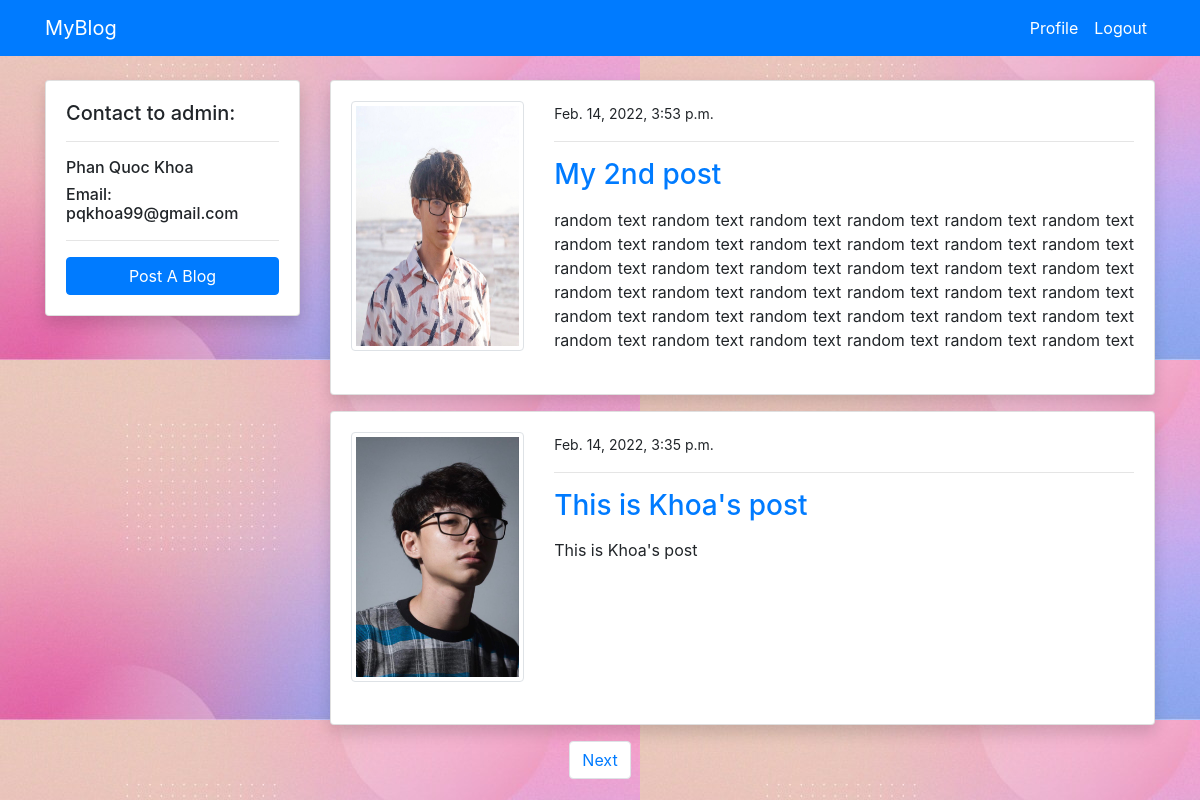
/blog/ (signed in), run on an earlier commit of the app's database.
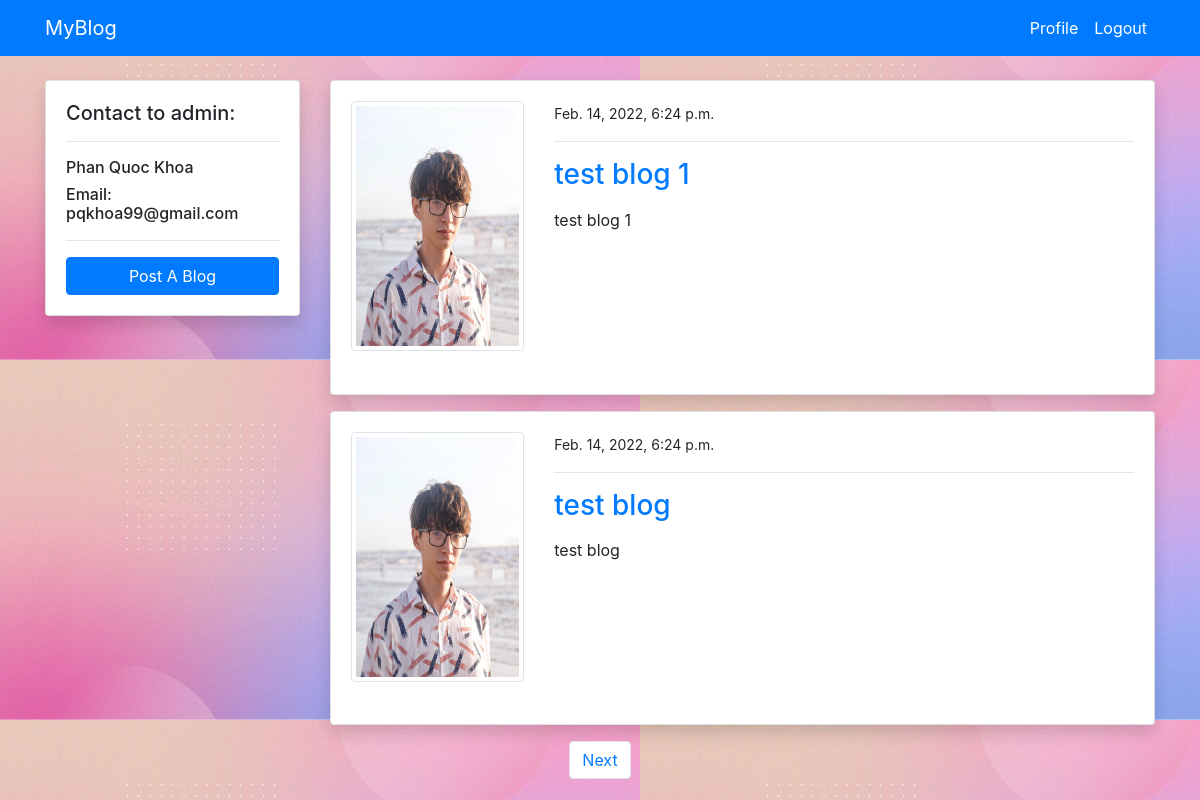
And on a later commit of the database.
### blog/models.py (models this page shows, shortened)
class PostModel(models.Model):
    title = models.CharField(max_length=100)
    content = models.TextField()
    author = models.ForeignKey(User, on_delete=models.CASCADE)
    date_created = models.DateTimeField(auto_now_add=True)
    class Meta:
        ordering = ('-date_created',)

### users/models.py (models this page shows, shortened)
class ProfileModel(models.Model):
    user = models.OneToOneField(User, on_delete=models.CASCADE)
    image = models.ImageField(default='default.png', upload_to='profile',
    validators=[FileExtensionValidator(['png','jpg'])])

### blog/views.py (the view)
# urls.py: path('blog/', views.index, name='blog-index'),
@login_required
def index(request):
    posts = PostModel.objects.all()
    post_paginator = Paginator(posts, 2)
    page_number = request.GET.get('page')
    page = post_paginator.get_page(page_number)
    context = {
        'posts': posts,
        'page': page,
    }
    return render(request, 'blog/index.html', context)

### templates/blog/index.html (shortened to what this page needs)
{% extends 'partials/base.html' %}
{% load crispy_forms_tags %}
{% block content %}
<div class="container">
    <div class="row mt-5 pt-3">
        <div class="col-md-3">
            <div class="card my-3 shadow">
                <div class="card-body">
                    <h5>Contact to admin:</h4>
                    <hr>
                    <h6>Phan Quoc Khoa</h5>
                    <h6>Email: pqkhoa99@gmail.com</h5>
                    <hr>
                    <a class="h3" href="{% url 'blog-post-create' %}">
                        <input class="btn btn-primary btn-block" type="submit" name="" value="Post A Blog">
                    </a>
                </div>
            </div>
        </div>
        <div class="col-md-9">
            {% for post in page.object_list %}
            <div class="card shadow my-3">
                <div class="card-body">
                    <div class="row">
                        <div class="col-md-3">
                            <img style="height:250px; width:300px" class="img-thumbnail" src="{{ post.author.profilemodel.image.url }}" alt="img">
                        </div>
                        <div class="col-md-9">
                            <small>{{ post.date_created }}</small>
                            <hr>
                            <a class="h3" href="{% url 'blog-post-detail' post.id %}">{{ post.title }}</a>
                            <p style="overflow: auto; height: 150px; width=200px;" class="text-justify my-3">
                                {{ post.content }}
                            </p>
                        </div>
                    </div>
                </div>
            </div>
            {% endfor %}
        </div>
    </div>
</div>
<div>
<nav aria-label="Page navigation example">
    <ul class="pagination justify-content-center">
        {% if page.has_next %}
        <li class="page-item"><a class="page-link"
            href="{% url 'blog-index' %}?page={{ page.next_page_number}}">Next</a></li>
        {% endif %}
    </ul>
</nav>
</div>
{% endblock %}

### templates/partials/base.html (shortened to what this page needs)
{% load static %}
<!doctype html>
<html lang="en">
  <head>
    <link rel="stylesheet" href="https://cdn.jsdelivr.net/npm/bootstrap@4.6.1/dist/css/bootstrap.min.css">
    <link rel="stylesheet" href="{% static 'style.css' %}">
  </head>
  <body>
    {% include  'partials/nav.html' %}
    {% block content %}
    {% endblock %}
  </body>
</html>

### templates/partials/nav.html (shortened to what this page needs)
<nav class="navbar navbar-expand-lg navbar-primary bg-primary fixed-top">
    <div class="container">
        {% if request.user.is_authenticated %}
        <a class="navbar-brand text-white" href="{% url 'blog-index' %}">MyBlog</a>
        <div class="collapse navbar-collapse" id="navbarSupportedContent">
            <ul class="navbar-nav ml-auto">
                <li class="nav-item active">
                    <a class="nav-link text-white" href="{% url 'users-profile' %}">Profile </a>
                </li>
                <li class="nav-item">
                    <a class="nav-link text-white" href="{% url 'users-logout' %}">Logout</a>
                </li>
            </ul>
            {% endif %}
        </div>
    </div>
</nav>

### staticfiles/style.css (style rules this page uses)
body { background: url('/media/background.jpg') !important; background-position: center; background-size: cover; }

What changed in the data, as far as the page shows it:
no longer on this page (row unchanged): PostModel: author.profilemodel.image (picture), date_created "Feb. 14, 2022, 3:53 p.m.", title "My 2nd post", content "random text random text random text random text random text random text random text random text random text random text random text random text random text random text random text random text random text random text random text random text random text random text random text random text random text random text random text random text random text random text random text random text random text random text random text random text…"
no longer on this page (row unchanged): PostModel: author.profilemodel.image (picture), date_created "Feb. 14, 2022, 3:35 p.m.", title "This is Khoa's post", content "This is Khoa's post"
added PostModel: author.profilemodel.image (picture), date_created "Feb. 14, 2022, 6:24 p.m.", title "test blog 1", content "test blog 1"
added PostModel: author.profilemodel.image (picture), date_created "Feb. 14, 2022, 6:24 p.m.", title "test blog", content "test blog"
